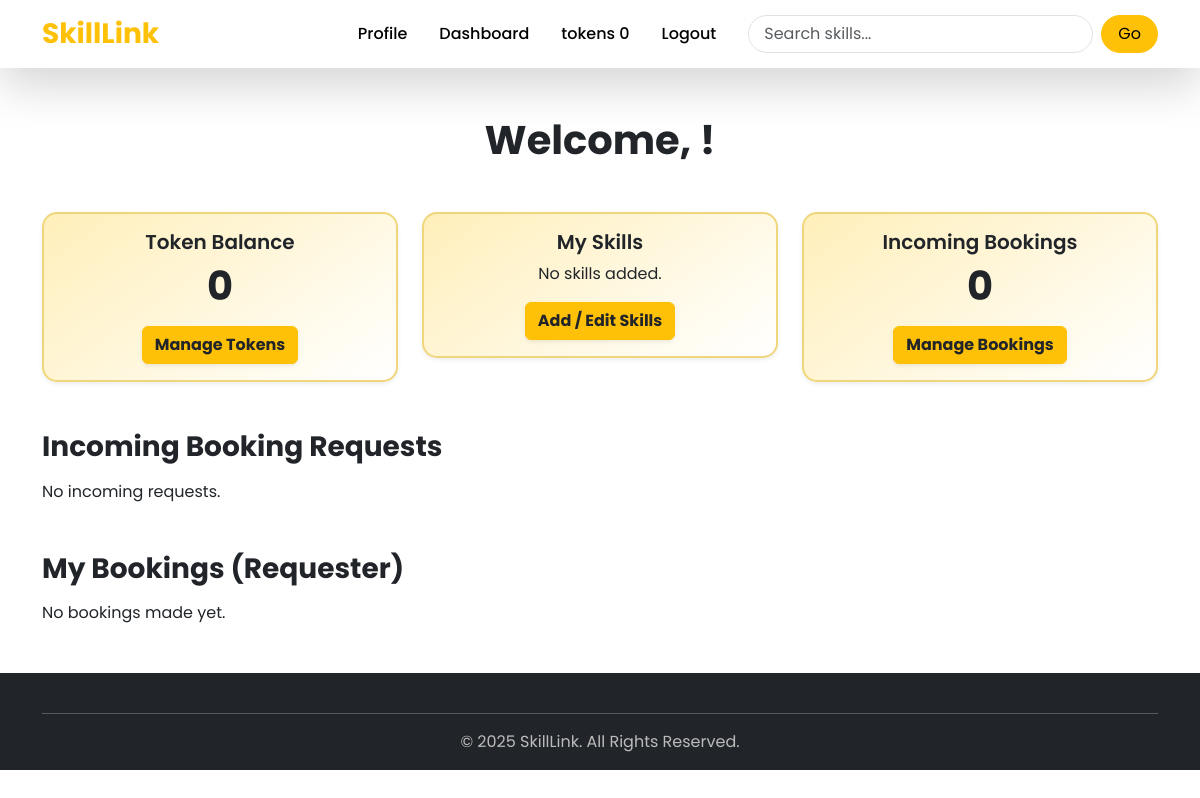
/accounts/dashboard/ (signed in), run on an earlier commit of the app's database.
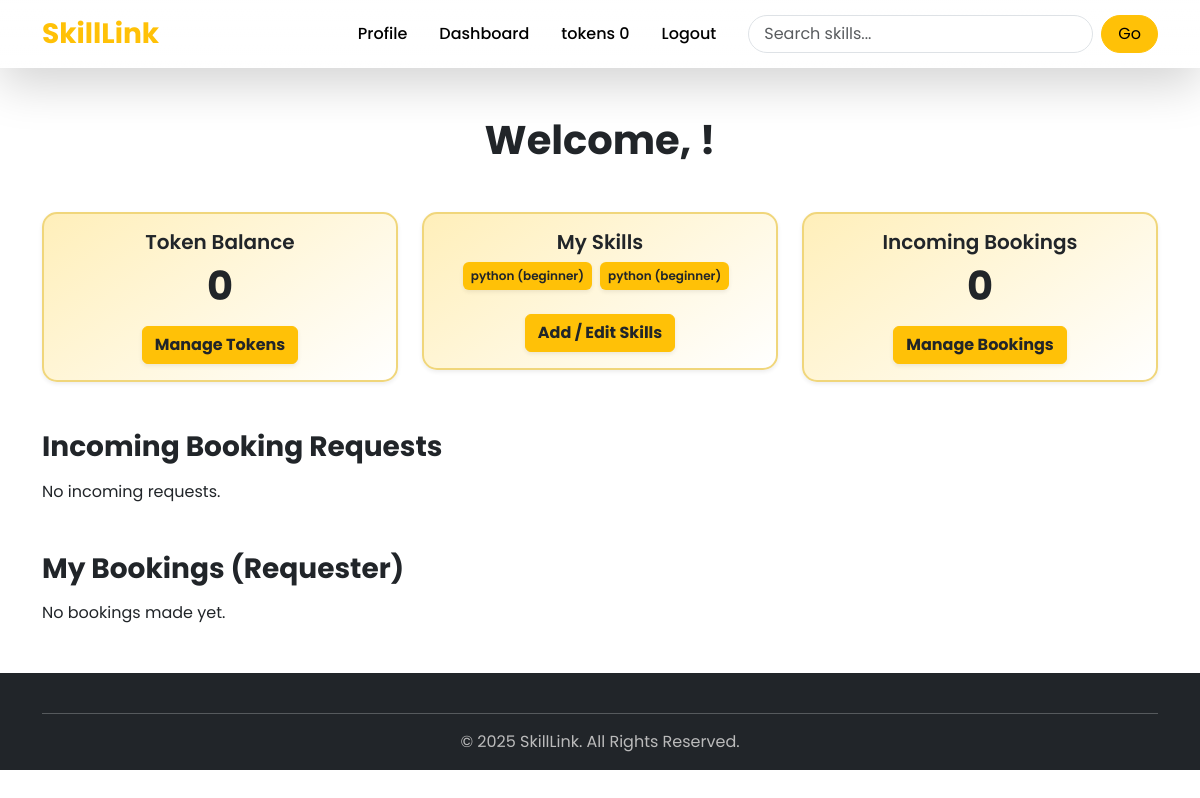
And on a later commit of the database.
### skills/models.py (models this page shows, shortened)
class ProfileSkill(models.Model):
    profile = models.ForeignKey(Profile, on_delete=models.CASCADE, related_name="skills")
    skill = models.ForeignKey(Skill, on_delete=models.CASCADE)
    EXPERIENCE_CHOICES = [
        ("beginner", "Beginner"),
        ("intermediate", "Intermediate"),
        ("advanced", "Advanced"),
        ("expert", "Expert"),
    ]
    experience_level = models.CharField(max_length=20, choices=EXPERIENCE_CHOICES, default="beginner")
    LEARNING_STATUS_CHOICES = [
        ("learning", "Learning"),
        ("practicing", "Practicing"),
        ("mastered", "Mastered"),
        ("teaching", "Teaching"),
    ]
    learning_status = models.CharField(max_length=20, choices=LEARNING_STATUS_CHOICES, default="learning")
    years_of_experience = models.PositiveIntegerField(default=0)
    personal_description = models.TextField(blank=True, null=True)
    available_for_teaching = models.BooleanField(default=False)
    token_cost = models.PositiveIntegerField(default=0)
    times_taught = models.PositiveIntegerField(default=0)
    average_rating = models.FloatField(default=0.0)
    verified = models.BooleanField(default=False)
    notes = models.TextField(blank=True, null=True)
    certificate_url = models.URLField(blank=True, null=True)
    added_on = models.DateTimeField(auto_now_add=True)

class Skill(models.Model):
    name = models.CharField(max_length=100)
    category = models.CharField(max_length=50, blank=True, null=True)
    skill_icon  =CloudinaryField('image', default='default.png')

### accounts/views.py (the view)
# urls.py: path('dashboard/', dashboard, name='dashboard'),
@login_required
def dashboard(request):
    profile, _ = Profile.objects.get_or_create(user=request.user)
    provider_bookings = Booking.objects.filter(provider=profile).order_by('-requested_at')
    incoming_requests = provider_bookings.filter(status='pending')
    accepted_bookings_provider = provider_bookings.filter(status__in=['accepted', 'scheduled'])
    past_bookings_provider = provider_bookings.filter(status__in=['completed', 'rejected', 'cancelled'])
    requester_bookings = Booking.objects.filter(requester=profile).order_by('-requested_at')
    pending_bookings_requester = requester_bookings.filter(status='pending')
    accepted_bookings_requester = requester_bookings.filter(status__in=['accepted', 'scheduled'])
    past_bookings_requester = requester_bookings.filter(status__in=['completed', 'rejected', 'cancelled'])
    user_skills = ProfileSkill.objects.filter(profile=profile)
    context = {
        "profile": profile,
        "user_skills": user_skills,
        "incoming_requests": incoming_requests,
        "accepted_bookings_provider": accepted_bookings_provider,
        "past_bookings_provider": past_bookings_provider,
        "pending_bookings_requester": pending_bookings_requester,
        "accepted_bookings_requester": accepted_bookings_requester,
        "past_bookings_requester": past_bookings_requester,
    }
    return render(request, "dashboard.html", context)

### accounts/models.py (called while the page is built)
    @property
    def token_balance(self):
        totals = Transaction.objects.filter(user=self).values("transaction_type").annotate(total=models.Sum("amount"))
        earned = next((t["total"] for t in totals if t["transaction_type"] == "earned"), 0)
        spent = next((t["total"] for t in totals if t["transaction_type"] == "spent"), 0)
        purchased = next((t["total"] for t in totals if t["transaction_type"] == "purchased"), 0)
        return (purchased + earned) - spent

### accounts/templates/dashboard.html (shortened to what the changed rows need)
{% extends 'base.html' %}
{% block content %}
<div class="container mt-5">
    <h1 class="text-center mb-5 fw-bold text-dark animate__animated animate__fadeInDown">Welcome, {{ user.first_name }}!</h1>
    <div class="row g-4 mb-5">
        <div class="col-md-4">
            <div class="card shadow-sm text-center dashboard-card animate__animated animate__fadeInUp animate__delay-1s"
                 style="background: linear-gradient(145deg, #ffefba, #ffffff); border-radius:15px; border: 2px solid #f0d67b; transition: transform 0.3s ease;">
                <div class="card-body">
                    <h5 class="card-title fw-semibold">My Skills</h5>
                    {% if user_skills %}
                        <div class="d-flex flex-wrap justify-content-center mb-3">
                            {% for skill in user_skills %}
                                <span class="badge bg-warning text-dark fw-semibold me-2 mb-2 p-2 shadow-sm">
                                    {{ skill.skill.name }} ({{ skill.experience_level }})
                                </span>
                            {% endfor %}
                        </div>
                    {% else %}
                        <p class="text-dark">No skills added.</p>
                    {% endif %}
                    <a href="{% url 'add_skill' %}" class="btn btn-warning text-dark fw-bold shadow-sm dashboard-btn">Add / Edit Skills</a>
                </div>
            </div>
        </div>
    </div>
</div>
<link rel="stylesheet" href="https://cdnjs.cloudflare.com/ajax/libs/animate.css/4.1.1/animate.min.css"/>
{% endblock %}

What changed in the data, as far as the page shows it:
added ProfileSkill: skill.name "python", experience_level "beginner"
added ProfileSkill: skill.name "python", experience_level "beginner"
Also different on the page:
text no longer shown: "No skills added."
